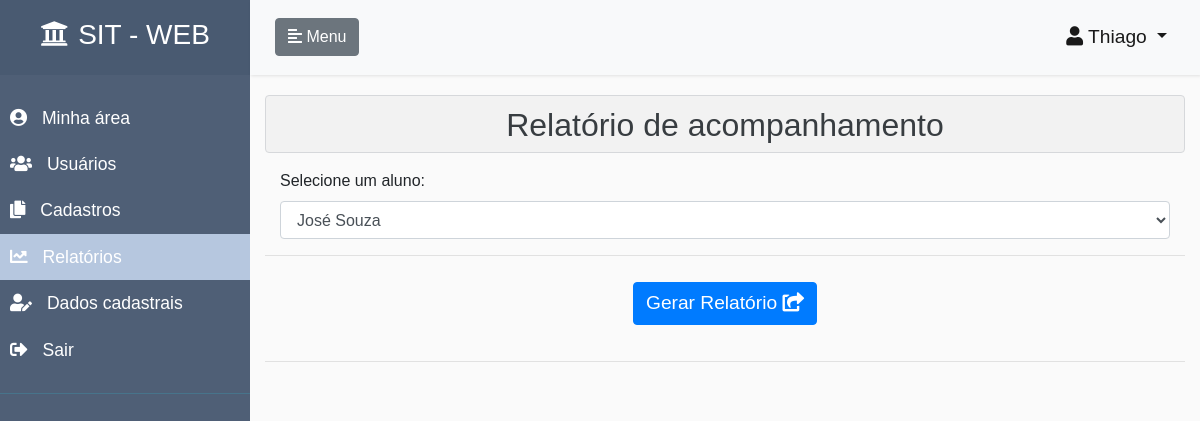
/relatorio-acompanhamento/ (signed in), run on an earlier commit of the app's database.
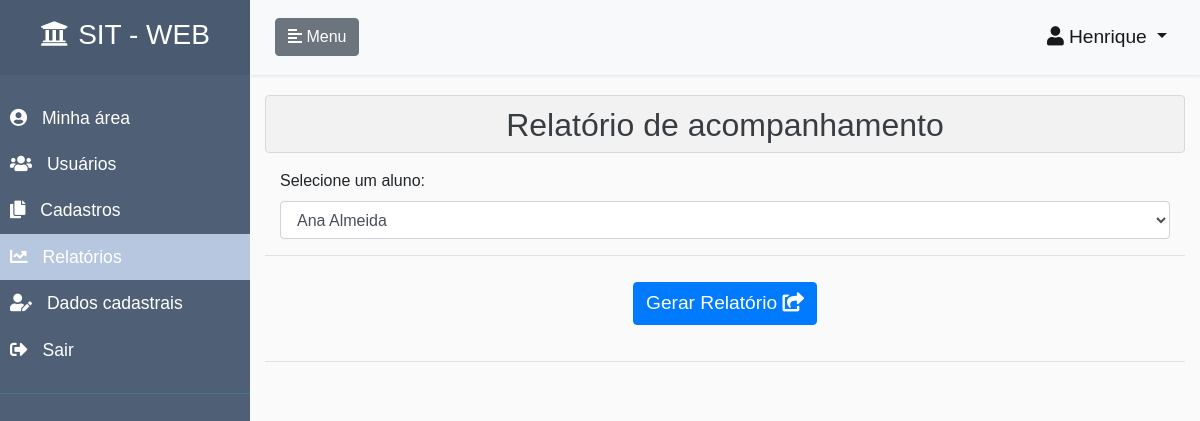
And on a later commit of the database.
### accounts/models.py (models this page shows, shortened)
class CustomUser(AbstractUser):
    ALUNO = 1
    INSTRUTOR = 2
    ADMINISTRADOR = 3
    PERFIS = (
        (ALUNO, 'Aluno'),
        (INSTRUTOR, 'Instrutor'),
        (ADMINISTRADOR, 'Administrador'),
    )
    email = models.EmailField(unique=True)
    username = models.CharField(
        max_length=150,
        null=True,
        blank=True,
    )
    perfil = models.PositiveSmallIntegerField(
        choices=PERFIS,
        null=True,
        blank=True
    )
    REQUIRED_FIELDS = []
    USERNAME_FIELD = 'email'
    def tem_perfil_aluno(self):
        if self.perfil == self.ALUNO:
            return True
        return False
    def tem_perfil_instrutor(self):
        if self.perfil == self.INSTRUTOR:
            return True
        return False
    def tem_perfil_administrador(self):
        if self.perfil == self.ADMINISTRADOR or self.is_staff:
            return True
        return False

### core/views.py (the view, shortened to what this page needs)
# urls.py: path('relatorio-acompanhamento/',           relatorioAcompanhamentoView,                    name='relatorio-acompanhamento'),
@login_required
def relatorioAcompanhamentoView(request):
    perfil_aluno = False
    perfil_instrutor = False
    perfil_administrador = False
    if request.user.tem_perfil_aluno():
        perfil_aluno = True
    if request.user.tem_perfil_administrador():
        perfil_administrador = True
    if request.user.tem_perfil_instrutor():
        perfil_instrutor = True
    lista_inscricoes = []
    if perfil_administrador or perfil_instrutor:
        if perfil_administrador == True:
            usuarios = CustomUser.objects.filter(perfil=1).order_by('first_name')
        else:
            usuarios_ids = Inscricao.objects.filter(
                curso__usuario=request.user,
            ).values_list('usuario_id')
            usuarios = CustomUser.objects.filter(id__in=usuarios_ids)
        usuario = None
        inscricoes = None
        usuario_id = request.GET.get('usuario')
        nao_tem_usuarios = False
        if len(usuarios) == 0:
            nao_tem_usuarios = True
        nao_tem_inscricoes = False
        if usuario is not None:
            if inscricoes is None:
                nao_tem_inscricoes = True
            elif len(inscricoes) == 0:
                nao_tem_inscricoes = True
        if request.is_ajax():
            return render(
                request,
                'core/relatorio-conteudo.html',
                {
                    'usuario': usuario,
                    'inscricoes': inscricoes,
                    'arquivo': False,
                    'nao_tem_usuarios': nao_tem_usuarios,
                    'nao_tem_inscricoes': nao_tem_inscricoes,
                    'perfil_aluno': perfil_aluno,
                    'perfil_administrador': perfil_administrador,
                    'perfil_instrutor': perfil_instrutor,
                    'menu_inicio': False,
                    'menu_meus_cursos': False,
                    'menu_cadastros': False,
                    'menu_relatorios': True,
                    'menu_usuarios': False,
                    'menu_dados_cadastrais': False,
                }
            )
        else:
            return render(
                request,
                'core/relatorio-acompanhamento.html',
                {
                    'usuarios': usuarios,
                    'usuario': usuario,
                    'inscricoes': inscricoes,
                    'lista_inscricoes': lista_inscricoes,
                    'arquivo': False,
                    'nao_tem_usuarios': nao_tem_usuarios,
                    'nao_tem_inscricoes': nao_tem_inscricoes,
                    'perfil_aluno': perfil_aluno,
                    'perfil_administrador': perfil_administrador,
                    'perfil_instrutor': perfil_instrutor,
                    'menu_inicio': False,
                    'menu_meus_cursos': False,
                    'menu_cadastros': False,
                    'menu_relatorios': True,
                    'menu_usuarios': False,
                    'menu_dados_cadastrais': False,
                }
            )

### core/templates/core/relatorio-acompanhamento.html (shortened to what this page needs)
{% extends 'pagina-inicial.html' %}
{% block content_page %}
    <div class="alert alert-secondary" role="alert" style="background-color: rgba(0,0,0,.03); padding: 0;">
        <h2 class="text-center" style="margin-top: 10px;">Relatório de acompanhamento</h2>
    </div>
    {% if perfil_administrador == True or perfil_instrutor == True %}
        {% if nao_tem_usuarios == False %}
            <div class="container">
                <div class="form-group">
                    <label for="select-alunos">Selecione um aluno:</label>
                    <select class="form-control" id="select-alunos" name="alunos" title="Selecione aqui um aluno para gerar seu relatório de acompanhamento">
                        {% for user in usuarios %}
                            {% if usuario != None and usuario.id == user.id %}
                                <option value="{{ user.id }}" selected="selected">{{ user.get_full_name }}</option>
                            {% else %}
                                <option value="{{ user.id }}">{{ user.get_full_name }}</option>
                            {% endif %}
                        {% endfor %}
                    </select>
                </div>
            </div>
            <hr/>
            <div class="btn-toolbar justify-content-between" role="toolbar" aria-label="Toolbar with button groups">
                <div class="col text-center" style="margin-top: 10px; margin-bottom: 20px; padding: 0;">
                  <span class="btn btn-primary" id="enviar" role="button" style="font-size: 1.2rem; cursor: pointer;"  onclick="geraRelatorio()" title="Gera relatório na página">
                      Gerar Relatório
                      <i class="fas fa-share-square"></i>
                  </span>
                </div>
            </div>
            <hr/>
        {% else %}
            <h5 class="text-center" style="margin-top: 20px;">Sem usuários para geração de relatório</h5>
        {% endif %}
    {% endif %}
{% endblock %}

### templates/pagina-inicial.html (shortened to what the changed rows need)
{% extends  'base.html' %}
{% load static %}
{% load crispy_forms_tags %}
{% block head %}
    <link rel="stylesheet" href="{% static 'css/styles.css' %}">
{% endblock %}
{% block body %}
<body>
    <div class="wrapper">
        <div id="content" class="container-fluid" style="padding-top: 0; padding-left: 0; padding-right: 0;">
            <nav class="navbar navbar-expand-lg navbar-light bg-light">
                <div class="container-fluid">
                    <div class="collapse navbar-collapse" id="navbarSupportedContent">
                        <ul class="navbar-nav ml-auto">
                              <li class="nav-item active dropdown">
                                <a class="nav-link dropdown-toggle" href="#" id="navbarDropdownMenuLink" data-toggle="dropdown" aria-haspopup="true" aria-expanded="false" style="font-size: 1.2rem;">
                                  <i class="fas fa-user class-icon icone-usuario"></i>{{ user.first_name }}
                                </a>
                              </li>
                        </ul>
                    </div>
                </div>
            </nav>
            <div class="container-fluid">
                {% block content_page %}{% endblock %}
            </div>
        </div>
    </div>
</body>
{% endblock %}

What changed in the data, as far as the page shows it:
changed CustomUser: first_name "Thiago" → "Henrique"
Also different on the page:
form field alunos: "José Souza" → "Ana Almeida"
